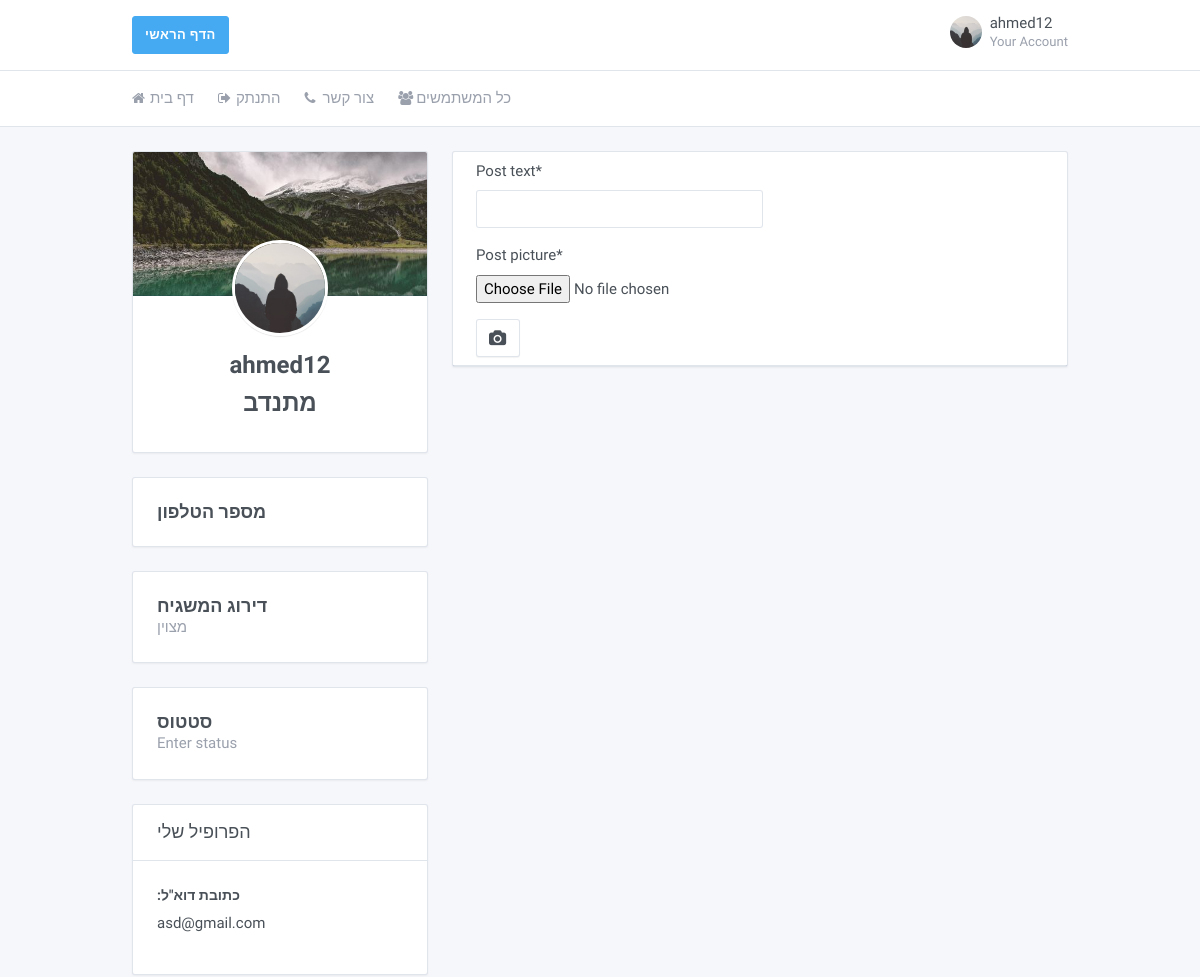
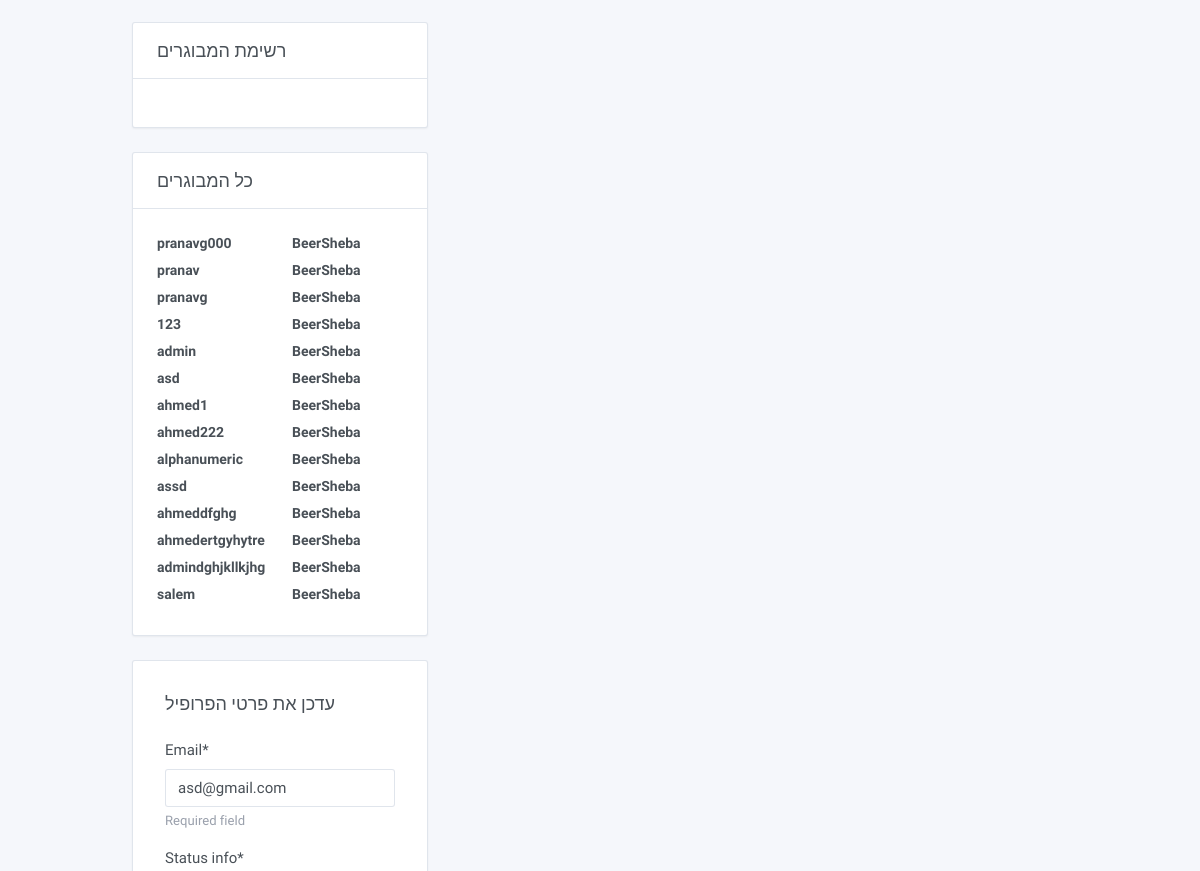
/profile/ahmed12/ (signed in, upper part), run on an earlier commit of the app's database (2 pictures, top to bottom).
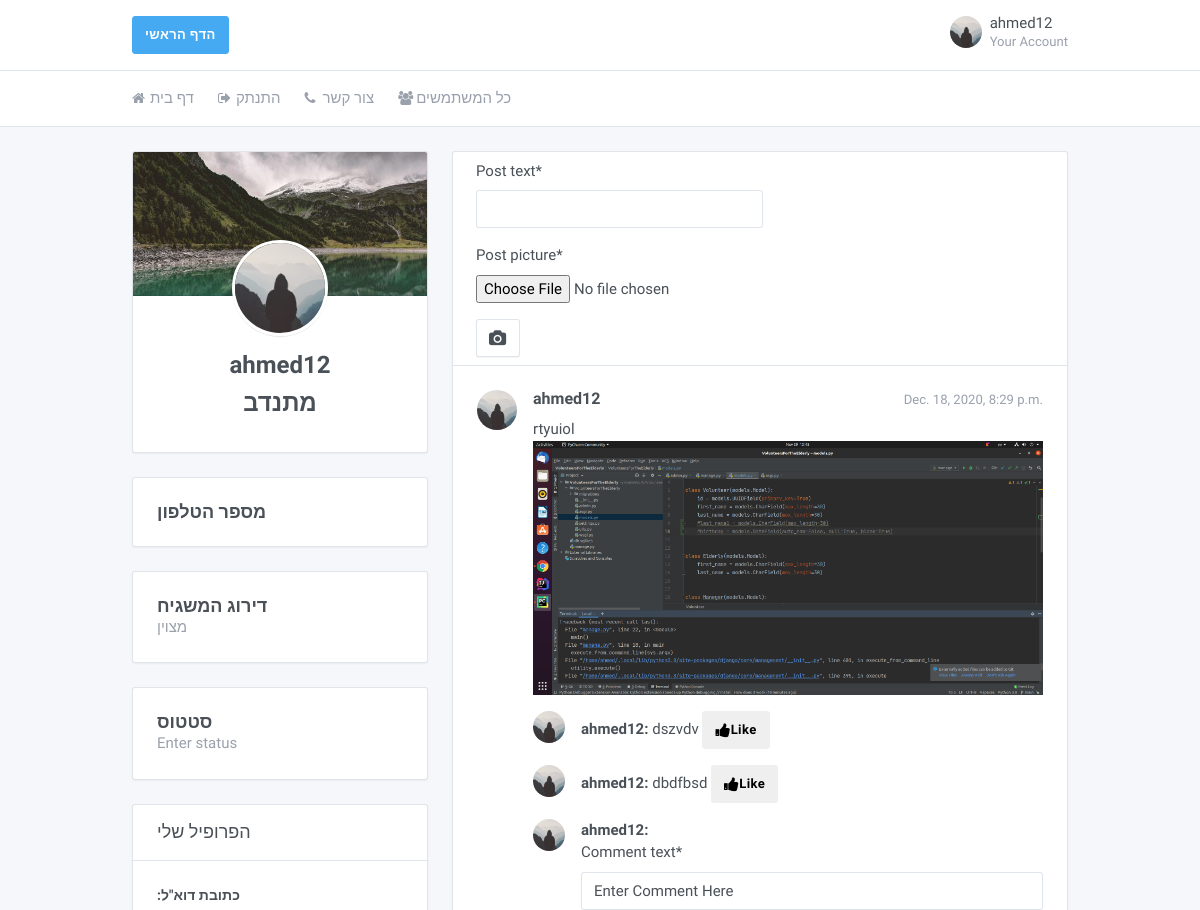
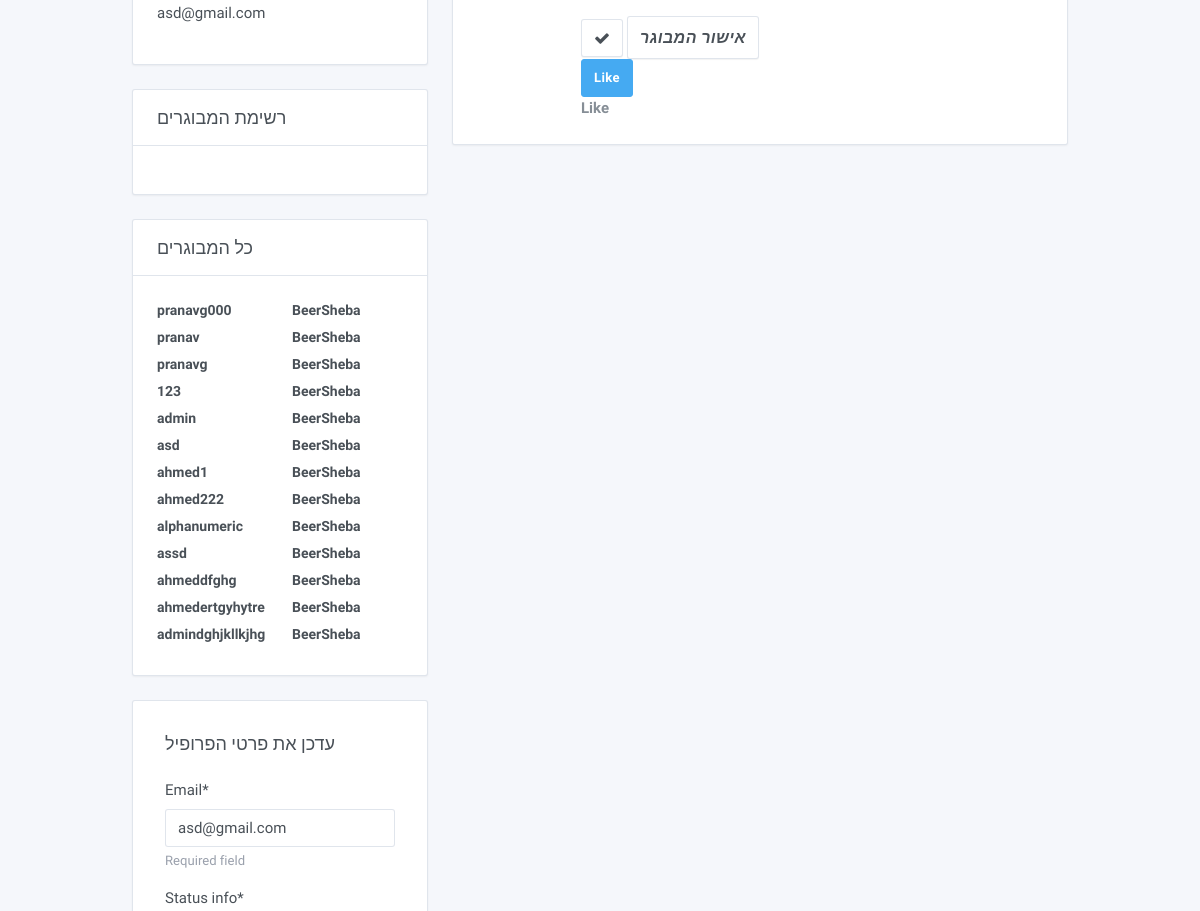
And on a later commit of the database (2 pictures, top to bottom).
### core/models.py (models this page shows, shortened)
class Profile(models.Model):
    user = models.OneToOneField(User, on_delete=models.CASCADE)
    profile_photo = models.FileField(default='default.jpg', upload_to='profile_photos')
    status_info = models.CharField(max_length=10, choices=Status_Info_CHOICES, default='זמין')
    is_volunteer = models.BooleanField(default=False)
    is_active = models.BooleanField(default=True)
    phone_regex = RegexValidator(regex=r'^\+?1?\d{9,10}$',
                                 message="Phone number must be entered in the format: '+0000000000'")
    phone_number = models.CharField(validators=[phone_regex], max_length=10, blank=True)
    gender = models.CharField(max_length=10, choices=GENDER_CHOICES, default='זכר')
    address = models.CharField(max_length=40, choices=ADDRESS_CHOICES, default='BeerSheba')
    rating = models.CharField(max_length=10, choices=Rating_CHOICES, default='good')

class Post(models.Model):
    user = models.ForeignKey(User, on_delete=models.CASCADE, null=True)
    created_at = models.DateTimeField(auto_now_add=True)
    post_text = models.CharField(max_length=2000)
    post_picture = models.FileField(default="default.jpg", upload_to='post_picture')
    likes = models.ManyToManyField(User, related_name='blogpost_like')

class Comment(models.Model):
    post = models.ForeignKey(Post, on_delete=models.CASCADE)
    user = models.ForeignKey(User, on_delete=models.CASCADE, null=True)
    comment_text = models.CharField(default="Enter Comment Here", max_length=2000)

### core/views.py (the view, shortened to what this page needs)
# urls.py: url(r'^profile/(?P<username>\w+)/$', user_views.profile, name='profile'),
@login_required
def profile(request, username):
    if request.method == 'POST':
        u_form = UpdateUserForm(request.POST, instance=request.user)
        p_form = UpdateProfileForm(request.POST, request.FILES, instance=request.user.profile)
        if u_form.is_valid() and p_form.is_valid():
            u_form.save()
            p_form.save()
            target_user = User.objects.get(username=username)
            target_profile = Profile.objects.get(user=target_user)
            if not getattr(target_profile, 'is_active'):
                target_user.delete()
                target_profile.delete()
                return HttpResponseRedirect('/')
            url = reverse('profile', kwargs={'username': username})
            return redirect(url)
    else:
        if username == request.user.username or 'admin' == request.user.username:
            u_form = UpdateUserForm(instance=request.user)
            p_form = UpdateProfileForm(instance=request.user.profile)
            post_form = CreatePost()
            person = User.objects.get(username=username)
            context = {
                'u_form': u_form,
                'p_form': p_form,
                'post_form': post_form,
                'person': person,
            }
        comment_form = CreateComment()
        context.update({'comment_form': comment_form})
        context.update({'all_volunteers': get_all_volunteers()})
        context.update({'all_elderly': get_all_elderly()})
        context.update({'available_volunteers': get_all_available_volunteers(request)})
        context.update({'volunteers_gender': get_all_volunteers_gender(request)})
    return render(request, 'core/profile.html', context)

### core/forms.py
class UpdateUserForm(forms.ModelForm):
    email = forms.EmailField(max_length=254, help_text='Required field')
    class Meta:
        model = User
        fields = ['email']

class UpdateProfileForm(forms.ModelForm):
    class Meta:
        model = Profile
        fields = ['status_info', 'profile_photo', 'is_volunteer', 'phone_number', 'gender', 'address', 'rating',
                  'is_active']

### core/views.py (called while the page is built)
def get_all_volunteers():
    result = list()
    users_list = Profile.objects.all()
    for user_item in users_list:
        if getattr(user_item, "is_volunteer"):
            result.append(user_item)
    return result

def get_all_available_volunteers(request):
    context = {}
    context.update({'all_volunteers': get_all_volunteers()})
    return render(request, 'core/available_profiles.html', context)

def get_all_volunteers_gender(request):
    context = {}
    context.update({'all_volunteers': get_all_volunteers()})
    return render(request, 'core/profiles_gender.html', context)

### core/templates/core/available_profiles.html (shortened to what this page needs)
{%load static %}
{% load crispy_forms_tags %}

### core/templates/core/profile.html (shortened to what the changed rows need)
{%load static %}
{% load crispy_forms_tags %}
<!doctype html>
<html dir="ltr" lang="en">
<head>
    <link href="https://maxcdn.bootstrapcdn.com/font-awesome/4.7.0/css/font-awesome.min.css" rel="stylesheet">
    <link href="{%static 'core/dashboard.css'%}" rel="stylesheet"/>
</head>
<body>
<div class="page">
    <div class="page-main">
        <div class="header py-4">
            <div class="container">
                <div class="d-flex">
                    <div class="d-flex order-lg-2 ml-auto">
                        <div class="dropdown">
                            <a class="nav-link pr-0 leading-none" data-toggle="dropdown"
                               href="{%url 'profile' user.username%}">
                                <span class="avatar"
                                      style="background-image: url({{user.profile.profile_photo.url}})"></span>
                                <span class="ml-2 d-none d-lg-block">
                      <span class="text-default">{{user.username}}</span>
                      <small class="text-muted d-block mt-1">Your Account</small>
                    </span>
                            </a>
                        </div>
                    </div>
                </div>
            </div>
        </div>
        <div class="my-3 my-md-5">
            <div class="container">
                <div class="row">
                    <div class="col-lg-4">
                        <div class="card card-profile">
                            <div class="card-body text-center">
                                <img class="card-profile-img" src="{{person.profile.profile_photo.url}}">
                                <h3 class="mb-3">{{person.username}}</h3>
                                {% if person.profile.is_volunteer %}
                                <h3 class="mb-3">מתנדב </h3>
                                {% else %}
                                <h3 class="mb-3">מבוגר נכבד</h3>
                                {% endif %}
                            </div>
                        </div>
                        {% if person.profile.is_volunteer %}
                        <div class="card">
                            <div class="card-body">
                                <div class="media">
                                    <div class="media-body">
                                        <h4 class="m-0">דירוג המשגיח</h4>
                                        <p class="text-muted mb-0">{{person.profile.rating}}</p>
                                    </div>
                                </div>
                            </div>
                        </div>
                        {% endif %}
                        <div class="card">
                            <div class="card-body">
                                <div class="media">
                                    <div class="media-body">
                                        <h4 class="m-0">סטטוס</h4>
                                        <p class="text-muted mb-0">{{person.profile.status_info}}</p>
                                    </div>
                                </div>
                            </div>
                        </div>
                        <div class="card">
                            <div class="card-body">
                                <div class="row">
                                    <div class="col">
                                        <div class="form-group">
                                            <label class="form-label">:כתובת דוא"ל</label>{{person.email}}
                                        </div>
                                    </div>
                                </div>
                            </div>
                        </div>
                        {% if person.profile.is_volunteer %}
                        <div class="card">
                            <div class="card-body">
                                {%for elderly in all_elderly%}
                                <div class="row">
                                    <div class="col">
                                        <a class="text-default"
                                           href="{%url 'profile' elderly.user.username%}"><label
                                                class="form-label">{{elderly.user.username}}</label></a>
                                    </div>
                                    <div class="col">
                                        <a class="text-default"><label
                                                class="form-label">{{elderly.address}}</label></a>
                                    </div>
                                </div>
                                {%endfor%}
                            </div>
                        </div>
                        {% endif %}
                        {%if u_form or p_form%}
                        <form action="" class="card" enctype="multipart/form-data" method="post">
                            <div class="card-body p-6">
                                <div class="card-title">עדכן את פרטי הפרופיל</div>
                                {{u_form|crispy}}
                                {{p_form|crispy}}
                            </div>
                        </form>
                        {%endif%}
                    </div>
                    <div class="col-lg-8">
                        <div class="card">
                            <ul class="list-group card-list-group">
                                {%for posts in person.post_set.all%}
                                <li class="list-group-item py-5">
                                    <div class="media">
                                        <div class="media-object avatar avatar-md mr-4"
                                             style="background-image: url({{user.profile.profile_photo.url}})"></div>
                                        <div class="media-body">
                                            <div class="media-heading">
                                                <small class="float-right text-muted">{{posts.created_at}}</small>
                                                <h5>{{posts.user.username}}</h5>
                                            </div>
                                            <div class="media-body">
                                                {{posts.post_text}}
                                            </div>
                                            <div>
                                                <img src="{{posts.post_picture.url}}">
                                            </div>
                                            <ul class="media-list">
                                                {%for comment in posts.comment_set.all%}
                                                <li class="media mt-4">
                                                    <div class="media-object avatar mr-4"
                                                         style="background-image: url({{comment.user.profile.profile_photo.url}})"></div>
                                                    <div class="media-body">
                                                        <strong>{{comment.user.username}}: </strong>
                                                        {{comment.comment_text}}
                                                        <button class="btn Like"><i class="fa fa-thumbs-up"></i>Like
                                                        </button>
                                                    </div>
                                                </li>
                                                {%endfor%}
                                                <li class="media mt-4">
                                                    <div class="media-object avatar mr-4"
                                                         style="background-image: url({{user.profile.profile_photo.url}})"></div>
                                                    <div class="media-body">
                                                        <strong>{{user.username}}: </strong>
                                                        <form action="{% url 'create_comment' person.username posts.pk%}"
                                                              method="POST">
                                                            {{comment_form|crispy}}
                                                            <button class="btn btn-secondary" type="submit">
                                                                <i class="fa fa-check"></i>
                                                            </button>
                                                            <button class="btn btn-secondary" type="submit">
                                                                <i>אישור המבוגר </i>
                                                            </button>
                                                        </form>
                                                        {% if user.is_authenticated %}
                                                          <form action="{'blogpost_like' object.id}" method="POST">
                                                            {% if post_is_liked %}
                                                            <button type="submit" name="blogpost_id" value="{{object.id}}" class="btn btn-info">Unlike</button>
                                                            {% else %}
                                                            <button type="submit" name="blogpost_id" value="{{object.id}}" class="btn btn-info">Like</button>
                                                            {% endif %}
                                                          </form>
                                                        {% else %}
                                                          <a class="btn btn-outline-info" href="{% url 'login' %}?next={{request.path}}">Log in to like this article!</a><br>
                                                        {% endif %}
                                                        <strong class="text-secondary">{{ number_of_likes }} Like{{ number_of_likes|pluralize }}</strong>
                                                    </div>
                                                </li>
                                            </ul>
                                        </div>
                                    </div>
                                </li>
                                {%endfor%}
                            </ul>
                        </div>
                    </div>
                </div>
            </div>
        </div>
    </div>
</div>
</body>
</html>

What changed in the data, as far as the page shows it:
removed Profile: user.username "salem", address "BeerSheba"
added Post: profile.profile_photo (placeholder picture), created_at "Dec. 18, 2020, 8:29 p.m.", user.username "ahmed12", post_text "rtyuiol", post_picture (picture), {{ user.username }} "ahmed12", comment_text "Enter Comment Here"
added Comment: user.profile.profile_photo (placeholder picture), user.username "ahmed12", comment_text "dszvdv"
added Comment: user.profile.profile_photo (placeholder picture), user.username "ahmed12", comment_text "dbdfbsd"
